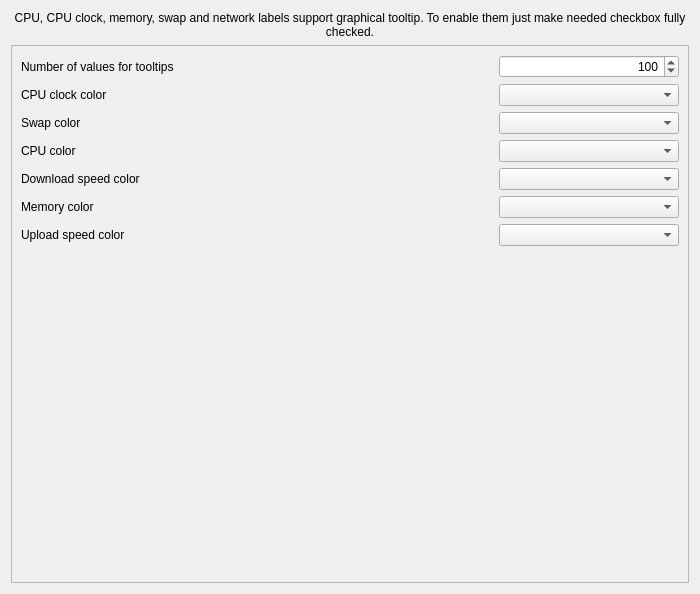
<?xml version="1.0" encoding="UTF-8"?>
<ui version="4.0">
 <class>ConfigWindow</class>
 <widget class="QWidget" name="ConfigWindow">
  <property name="geometry">
   <rect>
    <x>0</x>
    <y>0</y>
    <width>700</width>
    <height>594</height>
   </rect>
  </property>
  <property name="sizePolicy">
   <sizepolicy hsizetype="Expanding" vsizetype="Expanding">
    <horstretch>0</horstretch>
    <verstretch>0</verstretch>
   </sizepolicy>
  </property>
  <property name="minimumSize">
   <size>
    <width>700</width>
    <height>0</height>
   </size>
  </property>
  <property name="maximumSize">
   <size>
    <width>16777215</width>
    <height>16777215</height>
   </size>
  </property>
  <property name="windowTitle">
   <string>Form</string>
  </property>
  <layout class="QVBoxLayout" name="verticalLayout_6">
   <item>
    <widget class="QLabel" name="label_tooltip">
     <property name="text">
      <string>CPU, CPU clock, memory, swap and network labels support graphical tooltip. To enable them just make needed checkbox fully checked.</string>
     </property>
     <property name="alignment">
      <set>Qt::AlignCenter</set>
     </property>
     <property name="wordWrap">
      <bool>true</bool>
     </property>
    </widget>
   </item>
   <item>
    <widget class="QScrollArea" name="scrollArea_tooltip">
     <property name="widgetResizable">
      <bool>true</bool>
     </property>
     <widget class="QWidget" name="contents_tooltip">
      <property name="geometry">
       <rect>
        <x>0</x>
        <y>0</y>
        <width>684</width>
        <height>542</height>
       </rect>
      </property>
      <layout class="QVBoxLayout" name="verticalLayout_9">
       <item>
        <layout class="QHBoxLayout" name="layout_tooltipNum">
         <item>
          <widget class="QLabel" name="label_tooltipNum">
           <property name="minimumSize">
            <size>
             <width>200</width>
             <height>0</height>
            </size>
           </property>
           <property name="text">
            <string>Number of values for tooltips</string>
           </property>
          </widget>
         </item>
         <item>
          <spacer name="spacer_tooltipNum">
           <property name="orientation">
            <enum>Qt::Horizontal</enum>
           </property>
           <property name="sizeHint" stdset="0">
            <size>
             <width>40</width>
             <height>19</height>
            </size>
           </property>
          </spacer>
         </item>
         <item>
          <widget class="QSpinBox" name="spinBox_tooltipNum">
           <property name="minimumSize">
            <size>
             <width>180</width>
             <height>0</height>
            </size>
           </property>
           <property name="alignment">
            <set>Qt::AlignRight|Qt::AlignTrailing|Qt::AlignVCenter</set>
           </property>
           <property name="minimum">
            <number>50</number>
           </property>
           <property name="maximum">
            <number>1000</number>
           </property>
           <property name="singleStep">
            <number>25</number>
           </property>
           <property name="value">
            <number>100</number>
           </property>
          </widget>
         </item>
        </layout>
       </item>
       <item>
        <layout class="QHBoxLayout" name="layout_cpuclockColor">
         <item>
          <widget class="QLabel" name="label_cpuclockColor">
           <property name="minimumSize">
            <size>
             <width>200</width>
             <height>0</height>
            </size>
           </property>
           <property name="text">
            <string>CPU clock color</string>
           </property>
          </widget>
         </item>
         <item>
          <spacer name="spacer_cpuclockColor">
           <property name="orientation">
            <enum>Qt::Horizontal</enum>
           </property>
           <property name="sizeHint" stdset="0">
            <size>
             <width>40</width>
             <height>20</height>
            </size>
           </property>
          </spacer>
         </item>
         <item>
          <widget class="KColorCombo" name="kcolorcombo_cpuclock">
           <property name="minimumSize">
            <size>
             <width>180</width>
             <height>0</height>
            </size>
           </property>
          </widget>
         </item>
        </layout>
       </item>
       <item>
        <layout class="QHBoxLayout" name="layout_swapColor">
         <item>
          <widget class="QLabel" name="label_swapColor">
           <property name="minimumSize">
            <size>
             <width>200</width>
             <height>0</height>
            </size>
           </property>
           <property name="text">
            <string>Swap color</string>
           </property>
          </widget>
         </item>
         <item>
          <spacer name="spacer_swapColor">
           <property name="orientation">
            <enum>Qt::Horizontal</enum>
           </property>
           <property name="sizeHint" stdset="0">
            <size>
             <width>40</width>
             <height>20</height>
            </size>
           </property>
          </spacer>
         </item>
         <item>
          <widget class="KColorCombo" name="kcolorcombo_swap">
           <property name="minimumSize">
            <size>
             <width>180</width>
             <height>0</height>
            </size>
           </property>
          </widget>
         </item>
        </layout>
       </item>
       <item>
        <layout class="QHBoxLayout" name="layout_cpuColor">
         <item>
          <widget class="QLabel" name="label_cpuColor">
           <property name="minimumSize">
            <size>
             <width>200</width>
             <height>0</height>
            </size>
           </property>
           <property name="text">
            <string>CPU color</string>
           </property>
          </widget>
         </item>
         <item>
          <spacer name="spacer_cpuColor">
           <property name="orientation">
            <enum>Qt::Horizontal</enum>
           </property>
           <property name="sizeHint" stdset="0">
            <size>
             <width>40</width>
             <height>20</height>
            </size>
           </property>
          </spacer>
         </item>
         <item>
          <widget class="KColorCombo" name="kcolorcombo_cpu">
           <property name="minimumSize">
            <size>
             <width>180</width>
             <height>0</height>
            </size>
           </property>
          </widget>
         </item>
        </layout>
       </item>
       <item>
        <layout class="QHBoxLayout" name="layout_downColor">
         <item>
          <widget class="QLabel" name="label_downColor">
           <property name="minimumSize">
            <size>
             <width>200</width>
             <height>0</height>
            </size>
           </property>
           <property name="text">
            <string>Download speed color</string>
           </property>
          </widget>
         </item>
         <item>
          <spacer name="spacer_downColor">
           <property name="orientation">
            <enum>Qt::Horizontal</enum>
           </property>
           <property name="sizeHint" stdset="0">
            <size>
             <width>40</width>
             <height>20</height>
            </size>
           </property>
          </spacer>
         </item>
         <item>
          <widget class="KColorCombo" name="kcolorcombo_down">
           <property name="minimumSize">
            <size>
             <width>180</width>
             <height>0</height>
            </size>
           </property>
          </widget>
         </item>
        </layout>
       </item>
       <item>
        <layout class="QHBoxLayout" name="layout_memColor">
         <item>
          <widget class="QLabel" name="label_memColor">
           <property name="minimumSize">
            <size>
             <width>200</width>
             <height>0</height>
            </size>
           </property>
           <property name="text">
            <string>Memory color</string>
           </property>
          </widget>
         </item>
         <item>
          <spacer name="spacer_memColor">
           <property name="orientation">
            <enum>Qt::Horizontal</enum>
           </property>
           <property name="sizeHint" stdset="0">
            <size>
             <width>40</width>
             <height>20</height>
            </size>
           </property>
          </spacer>
         </item>
         <item>
          <widget class="KColorCombo" name="kcolorcombo_mem">
           <property name="minimumSize">
            <size>
             <width>180</width>
             <height>0</height>
            </size>
           </property>
          </widget>
         </item>
        </layout>
       </item>
       <item>
        <layout class="QHBoxLayout" name="layout_upColor">
         <item>
          <widget class="QLabel" name="label_upColor">
           <property name="minimumSize">
            <size>
             <width>200</width>
             <height>0</height>
            </size>
           </property>
           <property name="text">
            <string>Upload speed color</string>
           </property>
          </widget>
         </item>
         <item>
          <spacer name="spacer_upColor">
           <property name="orientation">
            <enum>Qt::Horizontal</enum>
           </property>
           <property name="sizeHint" stdset="0">
            <size>
             <width>40</width>
             <height>20</height>
            </size>
           </property>
          </spacer>
         </item>
         <item>
          <widget class="KColorCombo" name="kcolorcombo_up">
           <property name="minimumSize">
            <size>
             <width>180</width>
             <height>0</height>
            </size>
           </property>
          </widget>
         </item>
        </layout>
       </item>
       <item>
        <spacer name="spacer_tooltip">
         <property name="orientation">
          <enum>Qt::Vertical</enum>
         </property>
         <property name="sizeHint" stdset="0">
          <size>
           <width>20</width>
           <height>289</height>
          </size>
         </property>
        </spacer>
       </item>
      </layout>
     </widget>
    </widget>
   </item>
  </layout>
 </widget>
 <customwidgets>
  <customwidget>
   <class>KColorCombo</class>
   <extends>QComboBox</extends>
   <header>kcolorcombo.h</header>
  </customwidget>
 </customwidgets>
 <tabstops>
  <tabstop>spinBox_tooltipNum</tabstop>
  <tabstop>kcolorcombo_cpuclock</tabstop>
  <tabstop>kcolorcombo_swap</tabstop>
  <tabstop>kcolorcombo_cpu</tabstop>
  <tabstop>kcolorcombo_down</tabstop>
  <tabstop>kcolorcombo_mem</tabstop>
  <tabstop>kcolorcombo_up</tabstop>
 </tabstops>
 <resources/>
 <connections/>
</ui>
